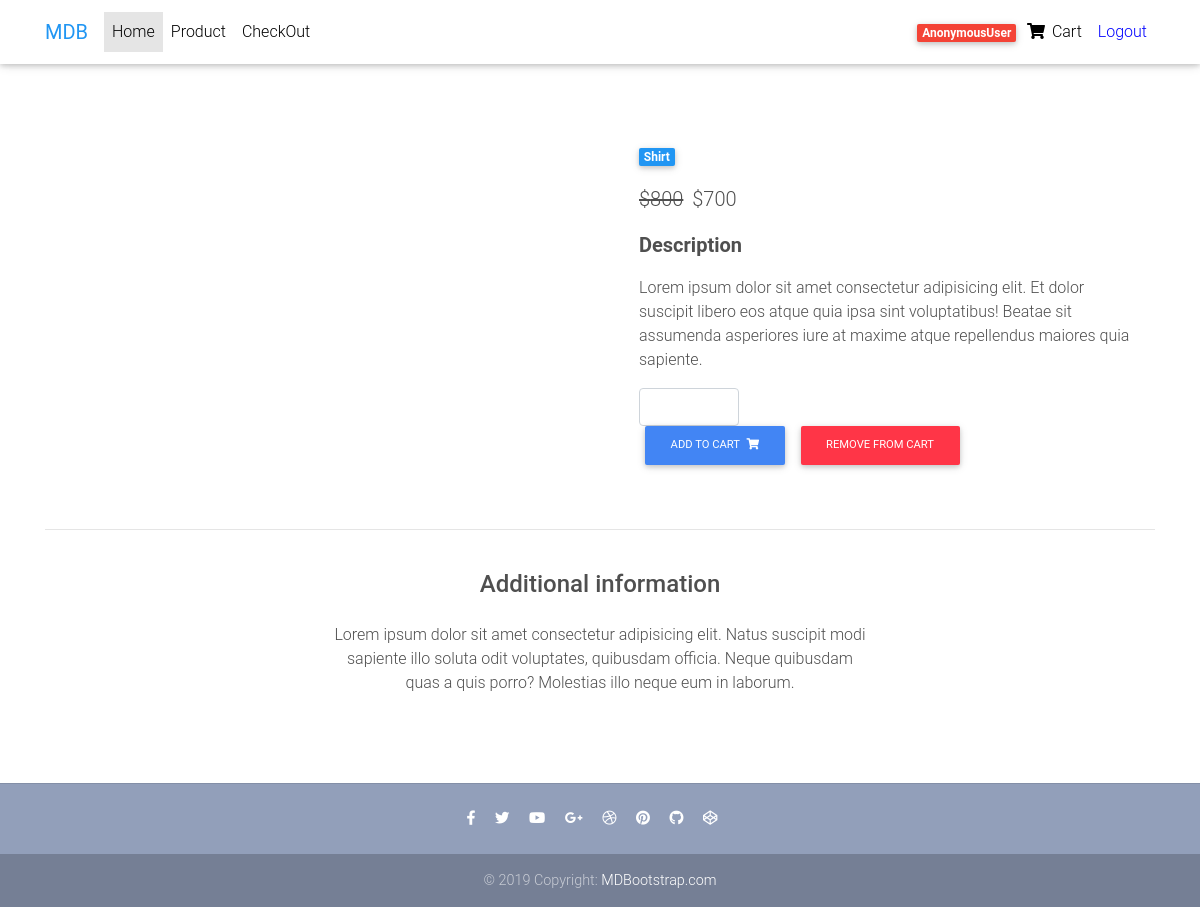
The app's page /product/15/ with its own data.
### products/models.py (models this page shows, shortened)
class Item(models.Model):
    title = models.CharField(max_length=100)
    price= models.IntegerField()
    discount_price= models.IntegerField(blank=True,null=True)
    category=models.CharField(choices=CATEGORY_CHOICES,max_length=2)
    label=models.CharField(choices=LABEL_CHOICES,max_length=1)
    slug=models.SlugField()
    description=models.TextField()
    def get_add_to_cart(self):
        return reverse("products:add_to_cart",kwargs={
            'slug' : self.slug
        })
    def get_remove_from_cart(self):
        return reverse("products:remove_from_cart",kwargs={
            'slug' : self.slug
        })

### products/views.py (the view)
# urls.py: path('product/<slug>/',Product.as_view(), name="product"),
class Product(DetailView):
    model=Item
    template_name="product.html"

### templates/product.html (shortened to what this page needs)
{% load static %}
{% load cart_count %}
<!DOCTYPE html>
<html lang="en">
<head>
  <link rel="stylesheet" href="https://use.fontawesome.com/releases/v5.11.2/css/all.css">
  <link href="{% static 'css/bootstrap.min.css' %}" rel="stylesheet">
  <link href="{% static 'css/mdb.min.css' %}" rel="stylesheet">
  <link href="{% static 'css/style.min.css' %}" rel="stylesheet">
</head>
<body>
  <nav class="navbar fixed-top navbar-expand-lg navbar-light white scrolling-navbar">
    <div class="container">
      <a class="navbar-brand waves-effect" href="" >
        <strong class="blue-text">MDB</strong>
      </a>
      <div class="collapse navbar-collapse" id="navbarSupportedContent">
        <ul class="navbar-nav mr-auto">
          <li class="nav-item active">
            <a class="nav-link waves-effect" href="#">Home
            </a>
          </li>
          <li class="nav-item">
            <a class="nav-link waves-effect" href="{{get_absolute_url}}" >Product</a>
          </li>
          <li class="nav-item">
            <a class="nav-link waves-effect" href="checkout"
              >CheckOut</a>
          </li>
        </ul>
        <ul class="navbar-nav nav-flex-icons">
          <li class="nav-item">
            <a href="{% url 'products:order_summary' %}" class="nav-link waves-effect">
              <span class="badge red z-depth-1 mr-1"> {{ request.user|cart_count }} </span>
              <i class="fas fa-shopping-cart"></i>
              <span class="clearfix d-none d-sm-inline-block"> Cart </span>
            </a>
          </li>
          <li class="nav-item">
            <a href="logout" style="color: blue;" class="nav-link waves-effect" >
              Logout
            </a>
          </li>
        </ul>
      </div>
    </div>
  </nav>
  <main class="mt-5 pt-4">
    <div class="container dark-grey-text mt-5">
      <div class="row wow fadeIn">
        <div class="col-md-6 mb-4">
        </div>
        <div class="col-md-6 mb-4">
          <div class="p-4">
            <div class="mb-3">
              <a href="">
                <span class="badge blue mr-1">{{object.get_category_display}}</span>
              </a>
            </div>
            <p class="lead">
              <span class="mr-1">
                <del>${{object.price}}</del>
              </span>
              <span>${{object.discount_price}}</span>
            </p>
            <p class="lead font-weight-bold">Description</p>
            <p>Lorem ipsum dolor sit amet consectetur adipisicing elit. Et dolor suscipit libero eos atque quia ipsa
              sint voluptatibus!
              Beatae sit assumenda asperiores iure at maxime atque repellendus maiores quia sapiente.</p>
            <form class="d-flex justify-content-left">
              <input type="number" value={{object.quantity}} aria-label="Search" class="form-control" style="width: 100px">
            </form>
            <a href="{{object.get_add_to_cart}}" class="btn btn-primary btn-md my-0 p" >Add to cart
                <i class="fas fa-shopping-cart ml-1"></i>
            </a>
            <a href="{{object.get_remove_from_cart}}" class="btn btn-danger btn-md my-0 p" >Remove from cart
          </a>
          </div>
        </div>
      </div>
      <hr>
      <div class="row d-flex justify-content-center wow fadeIn">
        <div class="col-md-6 text-center">
          <h4 class="my-4 h4">Additional information</h4>
          <p>Lorem ipsum dolor sit amet consectetur adipisicing elit. Natus suscipit modi sapiente illo soluta odit
            voluptates,
            quibusdam officia. Neque quibusdam quas a quis porro? Molestias illo neque eum in laborum.</p>
        </div>
      </div>
      <div class="row wow fadeIn">
        <div class="col-lg-4 col-md-12 mb-4">
        </div>
        <div class="col-lg-4 col-md-6 mb-4">
        </div>
        <div class="col-lg-4 col-md-6 mb-4">
        </div>
      </div>
    </div>
  </main>
  <footer class="page-footer text-center font-small mt-4 wow fadeIn">
    <hr class="my-4">
    <div class="pb-4">
      <a href="https://www.facebook.com/mdbootstrap" target="_blank">
        <i class="fab fa-facebook-f mr-3"></i>
      </a>
      <a href="https://twitter.com/MDBootstrap" target="_blank">
        <i class="fab fa-twitter mr-3"></i>
      </a>
      <a href="https://www.youtube.com/watch?v=7MUISDJ5ZZ4" target="_blank">
        <i class="fab fa-youtube mr-3"></i>
      </a>
      <a href="https://plus.google.com/u/0/b/107863090883699620484" target="_blank">
        <i class="fab fa-google-plus-g mr-3"></i>
      </a>
      <a href="https://dribbble.com/mdbootstrap" target="_blank">
        <i class="fab fa-dribbble mr-3"></i>
      </a>
      <a href="https://pinterest.com/mdbootstrap" target="_blank">
        <i class="fab fa-pinterest mr-3"></i>
      </a>
      <a href="https://github.com/mdbootstrap/bootstrap-material-design" target="_blank">
        <i class="fab fa-github mr-3"></i>
      </a>
      <a href="http://codepen.io/mdbootstrap/" target="_blank">
        <i class="fab fa-codepen mr-3"></i>
      </a>
    </div>
    <div class="footer-copyright py-3">
      © 2019 Copyright:
      <a href="https://mdbootstrap.com/education/bootstrap/" target="_blank"> MDBootstrap.com </a>
    </div>
  </footer>
</body>
</html>

### templates/product.html (style rules this page uses)
html, body, header, .carousel { height: 60vh; }

### records on screen
Item: category "Shirt", price "800", discount_price "700"

### other values on screen
{{ request.user|cart_count }} "AnonymousUser"
